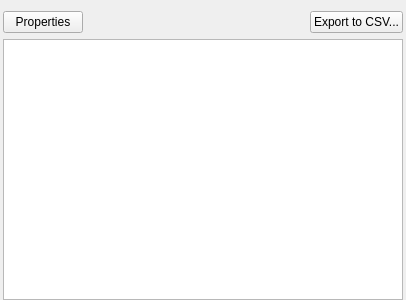
<?xml version="1.0" encoding="UTF-8"?>
<ui version="4.0">
 <class>GraphWidget</class>
 <widget class="QWidget" name="GraphWidget">
  <property name="geometry">
   <rect>
    <x>0</x>
    <y>0</y>
    <width>406</width>
    <height>300</height>
   </rect>
  </property>
  <property name="windowTitle">
   <string>Form</string>
  </property>
  <layout class="QGridLayout" name="gridLayout">
   <property name="leftMargin">
    <number>3</number>
   </property>
   <property name="rightMargin">
    <number>3</number>
   </property>
   <property name="bottomMargin">
    <number>0</number>
   </property>
   <item row="0" column="0">
    <layout class="QHBoxLayout" name="horizontalLayout">
     <item>
      <widget class="QPushButton" name="propsButton">
       <property name="text">
        <string>Properties</string>
       </property>
      </widget>
     </item>
     <item>
      <spacer name="horizontalSpacer">
       <property name="orientation">
        <enum>Qt::Horizontal</enum>
       </property>
       <property name="sizeHint" stdset="0">
        <size>
         <width>40</width>
         <height>20</height>
        </size>
       </property>
      </spacer>
     </item>
     <item>
      <widget class="QPushButton" name="csvButton">
       <property name="text">
        <string>Export to CSV...</string>
       </property>
      </widget>
     </item>
    </layout>
   </item>
   <item row="1" column="0">
    <widget class="QGraphicsView" name="plotView"/>
   </item>
  </layout>
 </widget>
 <resources/>
 <connections/>
</ui>
